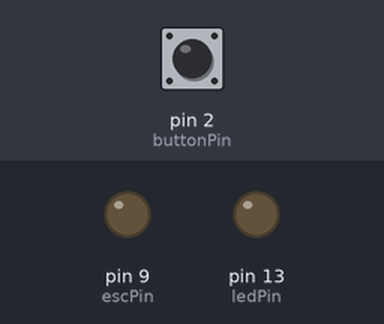
A sketch run on a simulated Arduino Uno, built with avr-gcc and run on an emulated ATmega328P. Shown: output pins drawn as LEDs (lit = HIGH). The test bench sets the inputs (shaded band); at power-on: pin 2 (buttonPin) HIGH. What the sketch prints to the serial monitor is not drawn.

Above: at 1.2 s.
1.3 s: pin 2 (buttonPin) pulled LOW for 0.15 s
At 1.38 s:
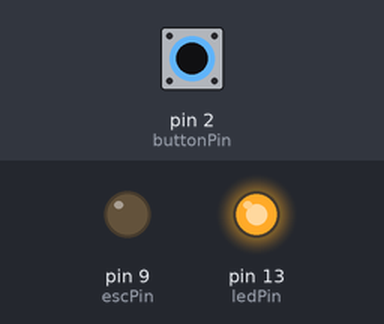
2.9 s: pin 2 (buttonPin) pulled LOW for 3.2 s
At 6.7 s:
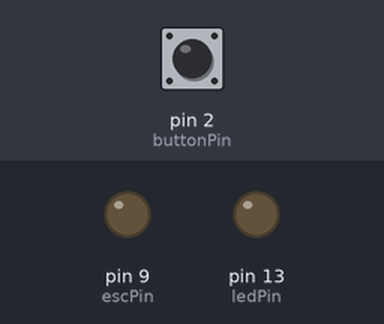
Timing chart, 0 to 8.2 s (numbered marks = the images above; inputs shaded):
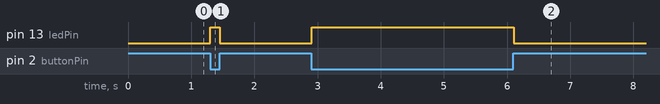

Measured:
- after the input at 1.3 s, pin 13 (ledPin): LOW → HIGH at once, → LOW 0.15 s later
- after the input at 2.9 s, pin 13 (ledPin): LOW → HIGH at once, → LOW 3.2 s later

The sketch:

Testing_esc.ino
```cpp
const int escPin = 9;
const int buttonPin = 2;
const int ledPin = 13;
int escPwmvalue = 0;
int buttonValue = 0;


void setup() {
  // put your setup code here, to run once:
Serial.begin(9600);
pinMode (escPin, OUTPUT);
pinMode (buttonPin, INPUT_PULLUP);
pinMode (ledPin, OUTPUT);

}

void loop() {
  // put your main code here, to run repeatedly:

buttonValue = digitalRead(buttonPin);
Serial.println(buttonValue);
if (buttonValue == HIGH){
  digitalWrite(escPin, LOW);
  digitalWrite(13,LOW);
}
else {

  digitalWrite(13,HIGH);
  analogWrite(escPin,escPwmvalue);
}
}
```
